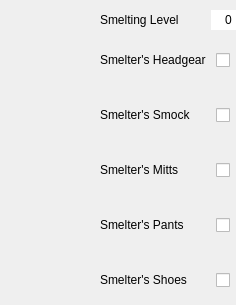
           <widget class="QWidget" name="page_3">
            <layout class="QGridLayout" name="gridLayout_5">
             <property name="leftMargin">
              <number>0</number>
             </property>
             <property name="topMargin">
              <number>10</number>
             </property>
             <property name="rightMargin">
              <number>0</number>
             </property>
             <property name="bottomMargin">
              <number>0</number>
             </property>
             <property name="horizontalSpacing">
              <number>0</number>
             </property>
             <property name="verticalSpacing">
              <number>5</number>
             </property>
             <item row="1" column="3">
              <widget class="QLabel" name="label_61">
               <property name="text">
                <string>Smelter's Headgear</string>
               </property>
               <property name="alignment">
                <set>Qt::AlignLeading|Qt::AlignLeft|Qt::AlignVCenter</set>
               </property>
              </widget>
             </item>
             <item row="1" column="1">
              <widget class="QLabel" name="label_60">
               <property name="minimumSize">
                <size>
                 <width>100</width>
                 <height>50</height>
                </size>
               </property>
               <property name="maximumSize">
                <size>
                 <width>100</width>
                 <height>50</height>
                </size>
               </property>
               <property name="text">
                <string/>
               </property>
               <property name="pixmap">
                <pixmap resource="marketmanager.qrc">:/MarketManager/images/armour_sets/smelter_set/smelters_headgear.png</pixmap>
               </property>
               <property name="scaledContents">
                <bool>true</bool>
               </property>
               <property name="alignment">
                <set>Qt::AlignCenter</set>
               </property>
              </widget>
             </item>
             <item row="6" column="1">
              <spacer name="verticalSpacer_4">
               <property name="orientation">
                <enum>Qt::Vertical</enum>
               </property>
               <property name="sizeHint" stdset="0">
                <size>
                 <width>20</width>
                 <height>0</height>
                </size>
               </property>
              </spacer>
             </item>
             <item row="5" column="1">
              <widget class="QLabel" name="label_66">
               <property name="minimumSize">
                <size>
                 <width>100</width>
                 <height>50</height>
                </size>
               </property>
               <property name="maximumSize">
                <size>
                 <width>100</width>
                 <height>50</height>
                </size>
               </property>
               <property name="text">
                <string/>
               </property>
               <property name="pixmap">
                <pixmap resource="marketmanager.qrc">:/MarketManager/images/armour_sets/smelter_set/smelters_shoes.png</pixmap>
               </property>
               <property name="scaledContents">
                <bool>true</bool>
               </property>
               <property name="alignment">
                <set>Qt::AlignCenter</set>
               </property>
              </widget>
             </item>
             <item row="4" column="5" alignment="Qt::AlignHCenter">
              <widget class="QCheckBox" name="checkBox_4">
               <property name="sizePolicy">
                <sizepolicy hsizetype="Preferred" vsizetype="Preferred">
                 <horstretch>0</horstretch>
                 <verstretch>0</verstretch>
                </sizepolicy>
               </property>
               <property name="layoutDirection">
                <enum>Qt::LeftToRight</enum>
               </property>
               <property name="styleSheet">
                <string notr="true"/>
               </property>
               <property name="text">
                <string/>
               </property>
              </widget>
             </item>
             <item row="2" column="3">
              <widget class="QLabel" name="label_67">
               <property name="text">
                <string>Smelter's Smock</string>
               </property>
               <property name="alignment">
                <set>Qt::AlignLeading|Qt::AlignLeft|Qt::AlignVCenter</set>
               </property>
              </widget>
             </item>
             <item row="1" column="5" alignment="Qt::AlignHCenter">
              <widget class="QCheckBox" name="checkBox">
               <property name="sizePolicy">
                <sizepolicy hsizetype="Preferred" vsizetype="Preferred">
                 <horstretch>0</horstretch>
                 <verstretch>0</verstretch>
                </sizepolicy>
               </property>
               <property name="layoutDirection">
                <enum>Qt::LeftToRight</enum>
               </property>
               <property name="styleSheet">
                <string notr="true"/>
               </property>
               <property name="text">
                <string/>
               </property>
              </widget>
             </item>
             <item row="4" column="1">
              <widget class="QLabel" name="label_65">
               <property name="minimumSize">
                <size>
                 <width>100</width>
                 <height>50</height>
                </size>
               </property>
               <property name="maximumSize">
                <size>
                 <width>100</width>
                 <height>50</height>
                </size>
               </property>
               <property name="text">
                <string/>
               </property>
               <property name="pixmap">
                <pixmap resource="marketmanager.qrc">:/MarketManager/images/armour_sets/smelter_set/smelters_pants.png</pixmap>
               </property>
               <property name="scaledContents">
                <bool>true</bool>
               </property>
               <property name="alignment">
                <set>Qt::AlignCenter</set>
               </property>
              </widget>
             </item>
             <item row="3" column="1">
              <widget class="QLabel" name="label_64">
               <property name="minimumSize">
                <size>
                 <width>100</width>
                 <height>50</height>
                </size>
               </property>
               <property name="maximumSize">
                <size>
                 <width>100</width>
                 <height>50</height>
                </size>
               </property>
               <property name="text">
                <string/>
               </property>
               <property name="pixmap">
                <pixmap resource="marketmanager.qrc">:/MarketManager/images/armour_sets/smelter_set/smelters_mitts.png</pixmap>
               </property>
               <property name="scaledContents">
                <bool>true</bool>
               </property>
               <property name="alignment">
                <set>Qt::AlignCenter</set>
               </property>
              </widget>
             </item>
             <item row="0" column="3">
              <widget class="QLabel" name="label_62">
               <property name="text">
                <string>Smelting Level</string>
               </property>
               <property name="alignment">
                <set>Qt::AlignLeading|Qt::AlignLeft|Qt::AlignVCenter</set>
               </property>
              </widget>
             </item>
             <item row="3" column="5" alignment="Qt::AlignHCenter">
              <widget class="QCheckBox" name="checkBox_3">
               <property name="sizePolicy">
                <sizepolicy hsizetype="Preferred" vsizetype="Preferred">
                 <horstretch>0</horstretch>
                 <verstretch>0</verstretch>
                </sizepolicy>
               </property>
               <property name="layoutDirection">
                <enum>Qt::LeftToRight</enum>
               </property>
               <property name="styleSheet">
                <string notr="true"/>
               </property>
               <property name="text">
                <string/>
               </property>
              </widget>
             </item>
             <item row="0" column="6">
              <spacer name="horizontalSpacer">
               <property name="orientation">
                <enum>Qt::Horizontal</enum>
               </property>
               <property name="sizeHint" stdset="0">
                <size>
                 <width>0</width>
                 <height>20</height>
                </size>
               </property>
              </spacer>
             </item>
             <item row="5" column="3">
              <widget class="QLabel" name="label_70">
               <property name="text">
                <string>Smelter's Shoes</string>
               </property>
               <property name="alignment">
                <set>Qt::AlignLeading|Qt::AlignLeft|Qt::AlignVCenter</set>
               </property>
              </widget>
             </item>
             <item row="2" column="5" alignment="Qt::AlignHCenter">
              <widget class="QCheckBox" name="checkBox_2">
               <property name="sizePolicy">
                <sizepolicy hsizetype="Preferred" vsizetype="Preferred">
                 <horstretch>0</horstretch>
                 <verstretch>0</verstretch>
                </sizepolicy>
               </property>
               <property name="layoutDirection">
                <enum>Qt::LeftToRight</enum>
               </property>
               <property name="styleSheet">
                <string notr="true"/>
               </property>
               <property name="text">
                <string/>
               </property>
              </widget>
             </item>
             <item row="3" column="3">
              <widget class="QLabel" name="label_68">
               <property name="text">
                <string>Smelter's Mitts</string>
               </property>
               <property name="alignment">
                <set>Qt::AlignLeading|Qt::AlignLeft|Qt::AlignVCenter</set>
               </property>
              </widget>
             </item>
             <item row="4" column="3">
              <widget class="QLabel" name="label_69">
               <property name="text">
                <string>Smelter's Pants</string>
               </property>
               <property name="alignment">
                <set>Qt::AlignLeading|Qt::AlignLeft|Qt::AlignVCenter</set>
               </property>
              </widget>
             </item>
             <item row="2" column="1">
              <widget class="QLabel" name="label_63">
               <property name="minimumSize">
                <size>
                 <width>100</width>
                 <height>50</height>
                </size>
               </property>
               <property name="maximumSize">
                <size>
                 <width>100</width>
                 <height>50</height>
                </size>
               </property>
               <property name="text">
                <string/>
               </property>
               <property name="pixmap">
                <pixmap resource="marketmanager.qrc">:/MarketManager/images/armour_sets/smelter_set/smelters_smock.png</pixmap>
               </property>
               <property name="scaledContents">
                <bool>true</bool>
               </property>
               <property name="alignment">
                <set>Qt::AlignCenter</set>
               </property>
              </widget>
             </item>
             <item row="5" column="5" alignment="Qt::AlignHCenter">
              <widget class="QCheckBox" name="checkBox_5">
               <property name="sizePolicy">
                <sizepolicy hsizetype="Preferred" vsizetype="Preferred">
                 <horstretch>0</horstretch>
                 <verstretch>0</verstretch>
                </sizepolicy>
               </property>
               <property name="layoutDirection">
                <enum>Qt::LeftToRight</enum>
               </property>
               <property name="styleSheet">
                <string notr="true"/>
               </property>
               <property name="text">
                <string/>
               </property>
              </widget>
             </item>
             <item row="0" column="5">
              <widget class="QSpinBox" name="spinBox">
               <property name="sizePolicy">
                <sizepolicy hsizetype="Preferred" vsizetype="Preferred">
                 <horstretch>0</horstretch>
                 <verstretch>0</verstretch>
                </sizepolicy>
               </property>
               <property name="frame">
                <bool>false</bool>
               </property>
               <property name="alignment">
                <set>Qt::AlignRight|Qt::AlignTrailing|Qt::AlignVCenter</set>
               </property>
               <property name="buttonSymbols">
                <enum>QAbstractSpinBox::NoButtons</enum>
               </property>
               <property name="maximum">
                <number>200</number>
               </property>
              </widget>
             </item>
             <item row="0" column="4">
              <widget class="QLabel" name="label_18">
               <property name="minimumSize">
                <size>
                 <width>5</width>
                 <height>0</height>
                </size>
               </property>
               <property name="maximumSize">
                <size>
                 <width>5</width>
                 <height>16777215</height>
                </size>
               </property>
               <property name="text">
                <string/>
               </property>
              </widget>
             </item>
             <item row="0" column="0">
              <spacer name="horizontalSpacer_2">
               <property name="orientation">
                <enum>Qt::Horizontal</enum>
               </property>
               <property name="sizeHint" stdset="0">
                <size>
                 <width>0</width>
                 <height>20</height>
                </size>
               </property>
              </spacer>
             </item>
            </layout>
           </widget>
